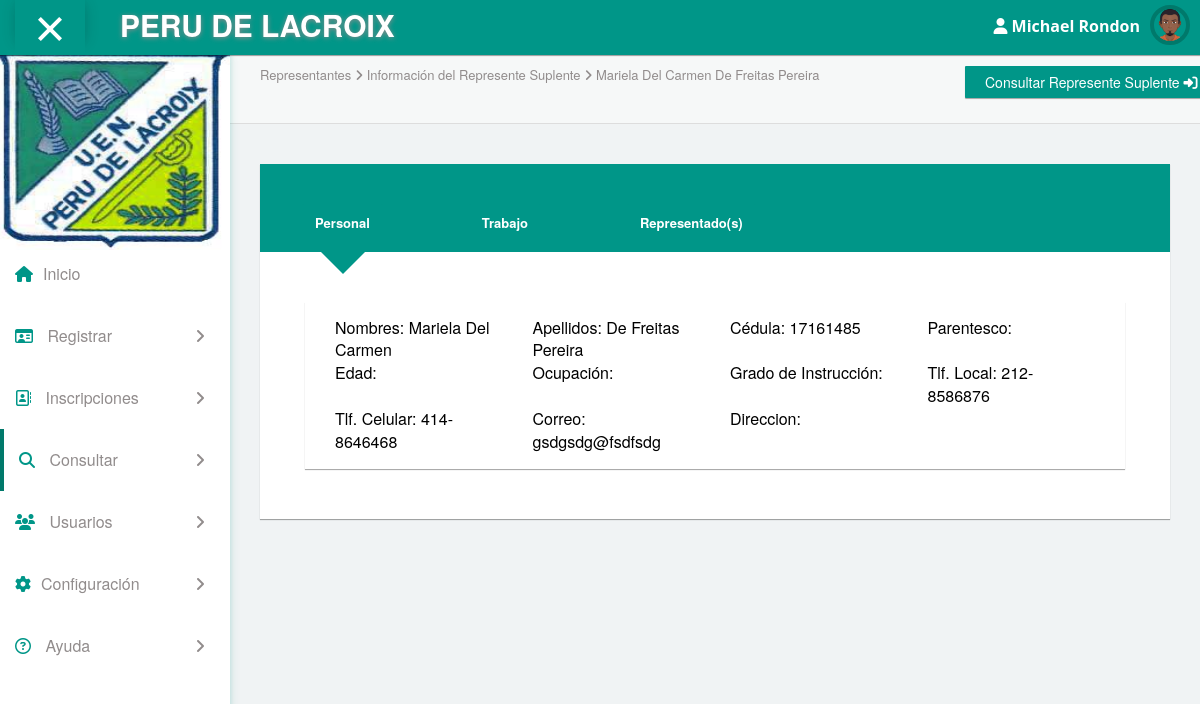
Page /?view=representante&mode=VerSuplente&id=2 (signed in) on the committed database.
### tables this page shows
CREATE TABLE `menu` (
  `id_menu` tinyint(4) NOT NULL,
  `logo` text NOT NULL,
  `nombre` varchar(255) DEFAULT NULL
);

CREATE TABLE `usuario` (
  `id_usuario` int(11) NOT NULL,
  `usuario` varchar(100) NOT NULL,
  `clave` varchar(100) NOT NULL,
  `nombre` varchar(50) NOT NULL,
  `apellido` varchar(50) NOT NULL,
  `id_tipo_usu` int(11) NOT NULL,
  `id_status` int(11) NOT NULL,
  `foto` varchar(255) NOT NULL DEFAULT 'default.png'
);

CREATE TABLE `repre_sup` (
  `id_repre_sup` int(11) NOT NULL,
  `apellidos` varchar(100) NOT NULL,
  `nombres` varchar(100) NOT NULL,
  `parentesco` varchar(50) NOT NULL,
  `edad` varchar(2) DEFAULT NULL,
  `cedula` int(11) NOT NULL,
  `ocupacion` text,
  `dir_emp` text,
  `tlf_emp` varchar(7) DEFAULT NULL,
  `dir_hab` text NOT NULL,
  `tlf_hab` int(11) NOT NULL,
  `id_instruccion` int(11) DEFAULT NULL,
  `id_tlf_cel` int(11) NOT NULL,
  `id_status` int(11) NOT NULL,
  `id_tlf_local` int(11) NOT NULL,
  `cod_emp` varchar(3) DEFAULT NULL,
  `tlf_cel` int(11) NOT NULL,
  `correo` varchar(100) NOT NULL
);

CREATE TABLE `cod_tlf_local` (
  `id_tlf_local` int(11) NOT NULL,
  `cod_tlf_local` int(11) NOT NULL
);

### core/bin/functions/Menu.php (called while the page is built, shortened)
<?php
	function Menu(){
		$db=new Conexion();
		$sql=$db->query("SELECT * FROM menu;");
		if($db->rows($sql)>0){
			while($data=$db->recorrer($sql)){
				$_menu[$data['id_menu']]=$data;
			}
		}else{
			$_menu=false;
		}
		return $_menu;
	}
?>

### core/core.php (called while the page is built, shortened)
<?php
	require('core/models/classConexion.php');
	require('core/bin/functions/Users.php');
	require('core/bin/functions/Menu.php');
	$_users=Users();
	$_menu=Menu();
	if(isset($_SESSION['app_id'])){
		require('core/bin/functions/Local.php');
		require('core/bin/functions/Celular.php');
		require('core/bin/functions/Suplente.php');
		$_local=Local();
		$_celular=Celular();
		$_suplente=Suplente();
	}
?>

### core/models/classConexion.php (called while the page is built, shortened)
<?php
	class Conexion extends mysqli{
		public function rows($query){
			return mysqli_num_rows($query);
		}
		public function liberar($query){
			return mysqli_free_result($query);
		}
		public function recorrer($query){
			return mysqli_fetch_array($query);
		}
	}
?>

### core/bin/functions/Users.php (called while the page is built, shortened)
<?php
	function Users(){
		$db=new Conexion();
		$sql=$db->query("SELECT * FROM usuario;");
		if($db->rows($sql)>0){
			while($data=$db->recorrer($sql)){
				$users[$data['id_usuario']]=$data;
			}
		}else{
			$users=$_SESSION['users'];
		}
		return $_SESSION['users'];
	}
?>

### core/bin/functions/Suplente.php (called while the page is built, shortened)
<?php
	function Suplente(){
		$db=new Conexion();
		$sql=$db->query("SELECT * FROM repre_sup ORDER BY cedula;");
		if($db->rows($sql)>0){
			while($data=$db->recorrer($sql)){
				$_suplente[$data['id_repre_sup']]=$data;
			}
		}else{
			$_suplente=false;
		}
		return $_suplente;
	}
?>

### core/bin/functions/Local.php (called while the page is built, shortened)
<?php
	function Local(){
		$db=new Conexion();
		$sql=$db->query("SELECT * FROM cod_tlf_local;");
		if($db->rows($sql)>0){
			while($data=$db->recorrer($sql)){
				$_local[$data['id_tlf_local']]=$data;
			}
		}else{
			$_local=false;
		}
		return $_local;
	}
?>

### core/bin/functions/Celular.php (called while the page is built, shortened)
<?php
	function Celular(){
		$db=new Conexion();
		$sql=$db->query("SELECT * FROM cod_tlf_cel;");
		if($db->rows($sql)>0){
			while($data=$db->recorrer($sql)){
				$_celular[$data['id_tlf_cel']]=$data;
			}
		}else{
			$_celular=false;
		}
		return $_celular;
	}
?>

### html/representantes/verSuplente.php (the view, shortened to what this page needs)
<!DOCTYPE html>
<html>
	<?php
		include(HTML_DIR."overall/header.php");
		?>
		<body>
			<?php
				include(HTML_DIR."overall/menu.php");
			?>
			<div id="content">
				<div class="panel box-shadow-none content-header">
	                <div class="panel-body">
	                    <div class="col-md-9">
	                        <p class="animated fadeInDown">
	                          	Representantes <span class="fa-angle-right fa"></span> Información del Represente Suplente <span class="fa-angle-right fa"></span> <?php echo $_suplente[$_GET['id']]['nombres']." ".$_suplente[$_GET['id']]['apellidos'];?>
	                        </p>
	                    </div>
	                    <div class="col-md-3">
	                        <p class="animated fadeInDown">
	                          <a class="btn btn-teal" href="?view=representante&mode=AllSuplente">Consultar Represente Suplente <i class="fa fa-sign-in" aria-hidden="true"></i></a>
	                        </p>
	                    </div>
	                </div>
	            </div>
	            <div class="col-md-12">
          			<div class="col-md-12">
                        <div class="col-md-12 tabs-area">
			                <ul id="tabs-demo6" class="nav nav-tabs nav-tabs-v6" role="tablist">
              					<li role="presentation" class="active">
                					<a href="#tabs-demo7-area1" id="tabs-demo6-1" role="tab" data-toggle="tab" aria-expanded="true">Personal</a>
              					</li>
              					<li role="presentation" class="">
                					<a href="#tabs-demo7-area2" role="tab" id="tabs-demo6-2" data-toggle="tab" aria-expanded="false">Trabajo</a>
              					</li>
              					<li role="presentation">
                					<a href="#tabs-demo7-area3" id="tabs-demo6-3" role="tab" data-toggle="tab" aria-expanded="false">Representado(s)</a>
              					</li>
            				</ul>
            				<div id="tabsDemo6Content" class="tab-content tab-content-v6 col-md-12">
              					<div role="tabpanel" class="tab-pane fade active in" id="tabs-demo7-area1" aria-labelledby="tabs-demo7-area1">
						            <div class="col-md-12 top-20 padding-0">
						                <div class="col-md-12">
						                    <div class="panel">
						                   		<div class="panel-body">
						                    		<div class="responsive-table" style="color: #000; font-size: 16px;">
						                    			<div class="col-md-3">
						                    				Nombres: <?php echo $_suplente[$_GET['id']]['nombres'];?>
						                    			</div>
						                    			<div class="col-md-3">
						                    				Apellidos: <?php echo $_suplente[$_GET['id']]['apellidos'];?>
						                    			</div>
						                    			<div class="col-md-3">
						                    				Cédula: <?php echo $_suplente[$_GET['id']]['cedula'];?>
						                    			</div>
						                    			<div class="col-md-3">
						                    				Parentesco: <?php echo $_suplente[$_GET['id']]['parentesco'];?>
						                    			</div>
						                    			<br><br>
						                    			<div class="col-md-3">
						                    				Edad: <?php echo $_suplente[$_GET['id']]['edad'];?>
						                    			</div>
						                    			<div class="col-md-3">
						                    				Ocupación: <?php echo $_suplente[$_GET['id']]['ocupacion'];?>
						                    			</div>
						                    			<div class="col-md-3">
						                    				Grado de Instrucción: <?php echo $_instruccion[$_suplente[$_GET['id']]['id_instruccion']]['instruccion'];?>
						                    			</div>
						                    			<div class="col-md-3">
						                    				Tlf. Local: <?php echo $_local[$_suplente[$_GET['id']]['id_tlf_local']]['cod_tlf_local']."-".$_suplente[$_GET['id']]['tlf_hab'];?>
						                    			</div>
						                    			<br><br>
						                    			<div class="col-md-3">
						                    				Tlf. Celular: <?php echo $_celular[$_suplente[$_GET['id']]['id_tlf_cel']]['cod_tlf_cel']."-".$_suplente[$_GET['id']]['tlf_cel'];?>
						                    			</div>
						                    			<div class="col-md-3">
						                    				Correo: <?php echo $_suplente[$_GET['id']]['correo'];?>
						                    			</div>
						                    			<div class="col-md-6">
						                    				Direccion: <?php echo $_suplente[$_GET['id']]['dir_hab'];?>
						                    			</div>
						                    		</div>
						                  		</div>
						                	</div>
						              	</div>
						            </div>
              					</div>
            				</div>
          				</div>
          			</div>
      			</div>
			</div>
		</body>
</html>

### html/overall/menu.php (shortened to what this page needs)
<nav class="navbar navbar-default header navbar-fixed-top">
    <div class="col-md-12 nav-wrapper">
        <div class="navbar-header" style="width:100%;">
            <div class="opener-left-menu is-open">
                <span class="bottom"></span>
            </div>
            <a href="?view=index" class="navbar-brand">
                <b><?php echo $_menu[1]['nombre'];?></b>
            </a>
            <ul class="nav navbar-nav navbar-right user-nav">
                <li class="user-name"><span><i class="fa fa-user" aria-hidden="true"></i> <?php echo $_users[$_SESSION['app_id']]['nombre']." ".$_users[$_SESSION['app_id']]['apellido'];?></span></li>
                <li class="dropdown avatar-dropdown" style="margin-right: 10px;">
                	<img src="asset/images/<?php echo $_users[$_SESSION['app_id']]['foto'];?>" class="img-circle avatar" alt="user name" data-toggle="dropdown" aria-haspopup="true" aria-expanded="true"/>
                </li>
            </ul>
        </div>
    </div>
</nav>
<div class="container-fluid mimin-wrapper">
    <div id="left-menu">
        <div class="sub-left-menu scroll">
            <ul class="nav nav-list">
                <li><div class="left-bg"><img src="asset/images/<?php echo $_menu[1]['logo'];?>"></div></li>
                <br><br><br><br><br>
                <li id="inicio" class="ripple"><a href="?view=index" class='navegacion'><span class="fa-home fa color-teal"></span>Inicio</a></li>
                <li class="ripple">
                    <a class="tree-toggle nav-header" id="registro">
    	                <span class="fa fa-id-card-o color-teal"></span> Registrar
                        <span class="fa-angle-right fa right-arrow text-right"></span>
                    </a>
                </li>
                <li class="ripple">
                    <a class="tree-toggle nav-header" id="inscripcion">
                        <span class="fa fa-address-book-o color-teal"></span> Inscripciones
                        <span class="fa-angle-right fa right-arrow text-right"></span>
                    </a>
                </li>
                <li class="ripple">
                    <a class="tree-toggle nav-header" id="consulta">
        	            <span class="fa fa-search color-teal"></span> Consultar
                        <span class="fa-angle-right fa right-arrow text-right"></span>
                    </a>
                </li>
                <?php
                    if($_users[$_SESSION['app_id']]['id_tipo_usu']==1){
                        ?>
                            <li class="ripple">
                                <a class="tree-toggle nav-header" id="usuario">
                                    <span class="fa fa-users color-teal"></span> Usuarios
                                    <span class="fa-angle-right fa right-arrow text-right"></span>
                                </a>
                            </li>
                        <?php
                    }
                    if($_users[$_SESSION['app_id']]['id_tipo_usu']==1 || $_users[$_SESSION['app_id']]['id_tipo_usu']==2){
                        ?>
                            <li class="ripple">
                            	<a class="tree-toggle nav-header" id="configuracion">
                            		<span class="fa fa-cog color-teal"></span>Configuración
                            		<span class="fa-angle-right fa right-arrow text-right"></span>
                            	</a>
                            </li>
                        <?php
                    }
                ?>
                <li class="ripple">
                    <a class="tree-toggle nav-header" id="consulta">
                        <span class="fa fa-question-circle-o color-teal"></span> Ayuda
                        <span class="fa-angle-right fa right-arrow text-right"></span>
                    </a>
                </li>
            </ul>
        </div>
    </div>

### rows in the picture
menu: nombre "PERU DE LACROIX", logo (picture)
usuario: nombre "Michael", apellido "Rondon", foto (picture)
repre_sup: nombres "Mariela Del Carmen", apellidos "De Freitas Pereira", cedula "17161485", tlf_hab "8586876", tlf_cel "8646468", correo "gsdgsdg@fsdfsdg"
cod_tlf_local: cod_tlf_local "212"

### other values in the picture
$_celular[$_suplente[$_GET['id']]['id_tlf_cel']]['cod_tlf_cel'] "414"
